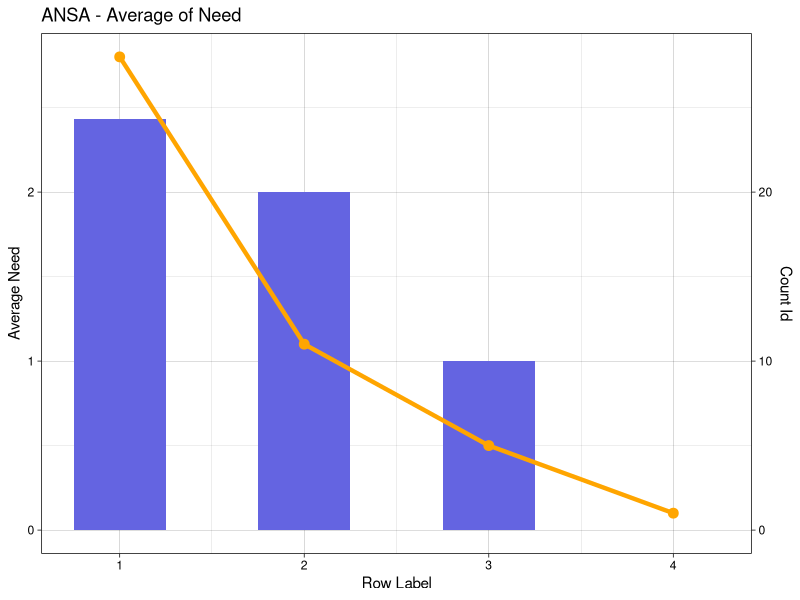

Write the R code that produced this figure.
## ---- chunk 1
knitr::opts_chunk$set(echo = TRUE)
library(ggplot2)
library(ggpubr)
bar_color <- rgb(100/255,100/255,225/255,1)
## ---- chunk 2
# ansa_df <- read_delim("../data/ANSA.csv", delim=",")
# dummy data for now
x <- c(1, 2, 3, 4, 2.43, 2.0, 1.0, 0.0, 28, 11, 5, 1)
m <- matrix(x, nrow=4, ncol=3, dimnames=list(c(1:4),c("label", "avg_need", "count_id")))
df <- as.data.frame(m)
## ---- chunk 3
# second axis example: https://www.r-graph-gallery.com/line-chart-dual-Y-axis-ggplot2.html  
coeff <- 10 # scaling transform for second axis
ggplot(df, mapping=aes(x=df$label, y=df$avg_need)) + 
  geom_bar(stat="identity", width=0.5, fill=bar_color) +
  geom_line(aes(y=df$count_id/coeff), size=1.5, color="orange") +
  geom_point( aes(y=df$count_id/coeff), size=3, color="orange") +
  scale_y_continuous(
    name = "Average Need",
    sec.axis = sec_axis(~.*coeff, name="Count Id")
  ) +
  xlab("Row Label") +
  ylab("Average Need") + 
  ggtitle("ANSA - Average of Need") + 
  theme_linedraw()
